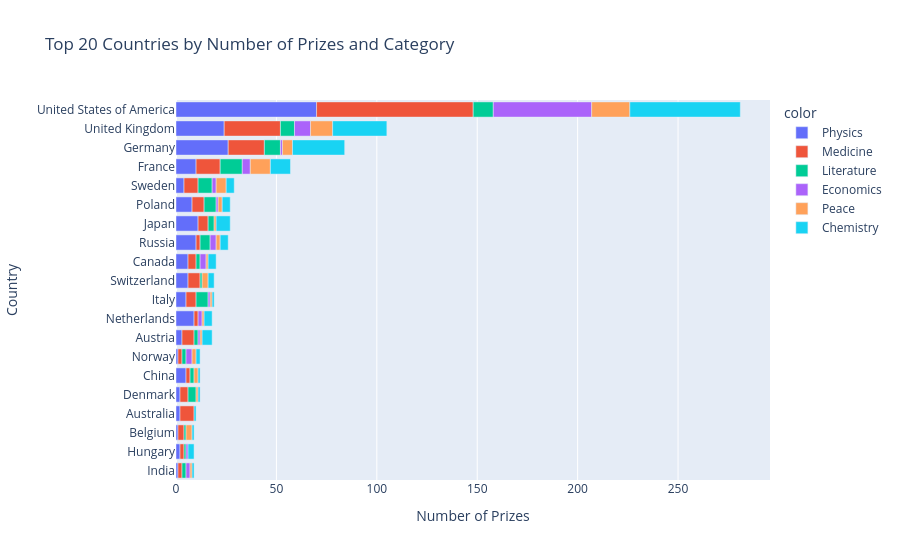

Source (notebook cell):
### Code cell
cat_country_bar = px.bar(x=merged_cat_top_countries_df["cat_prize"], y=merged_cat_top_countries_df["birth_country_current"], 
                         color=merged_cat_top_countries_df["category"], orientation="h", 
                         title="Top 20 Countries by Number of Prizes and Category")
cat_country_bar.update_layout(xaxis_title="Number of Prizes", yaxis_title="Country")
cat_country_bar.show()

### Figure 1 — Plotly figure (JSON) as saved in the notebook; plotly's stock layout.template omitted (floating-point values rounded to 4 significant figures)
{"data": [{"hovertemplate": "color=Physics<br>x=%{x}<br>y=%{y}<extra></extra>", "legendgroup": "Physics", "marker": {"color": "#636efa", "pattern": {"shape": ""}}, "name": "Physics", "orientation": "h", "showlegend": true, "textposition": "auto", "type": "bar", "x": [1, 2, 1, 2, 2, 5, 1, 3, 9, 5, 6, 6, 10, 11, 8, 4, 10, 26, 24, 70], "xaxis": "x", "y": ["India", "Hungary", "Belgium", "Australia", "Denmark", "China", "Norway", "Austria", "Netherlands", "Italy", "Switzerland", "Canada", "Russia", "Japan", "Poland", "Sweden", "France", "Germany", "United Kingdom", "United States of America"], "yaxis": "y"}, {"hovertemplate": "color=Medicine<br>x=%{x}<br>y=%{y}<extra></extra>", "legendgroup": "Medicine", "marker": {"color": "#EF553B", "pattern": {"shape": ""}}, "name": "Medicine", "orientation": "h", "showlegend": true, "textposition": "auto", "type": "bar", "x": [2, 2, 3, 7, 4, 2, 2, 2, 6, 5, 6, 4, 2, 5, 6, 7, 12, 18, 28, 78], "xaxis": "x", "y": ["Hungary", "India", "Belgium", "Australia", "Denmark", "China", "Norway", "Netherlands", "Austria", "Italy", "Switzerland", "Canada", "Russia", "Japan", "Poland", "Sweden", "France", "Germany", "United Kingdom", "United States of America"], "yaxis": "y"}, {"hovertemplate": "color=Literature<br>x=%{x}<br>y=%{y}<extra></extra>", "legendgroup": "Literature", "marker": {"color": "#00cc96", "pattern": {"shape": ""}}, "name": "Literature", "orientation": "h", "showlegend": true, "textposition": "auto", "type": "bar", "x": [2, 1, 1, 4, 2, 2, 2, 1, 6, 2, 5, 6, 3, 7, 11, 8, 7, 10], "xaxis": "x", "y": ["India", "Belgium", "Hungary", "Denmark", "Norway", "China", "Austria", "Switzerland", "Italy", "Canada", "Russia", "Poland", "Japan", "Sweden", "France", "Germany", "United Kingdom", "United States of America"], "yaxis": "y"}, {"hovertemplate": "color=Economics<br>x=%{x}<br>y=%{y}<extra></extra>", "legendgroup": "Economics", "marker": {"color": "#ab63fa", "pattern": {"shape": ""}}, "name": "Economics", "orientation": "h", "showlegend": true, "textposition": "auto", "type": "bar", "x": [2, 1, 3, 2, 1, 1, 3, 3, 1, 2, 4, 1, 8, 49], "xaxis": "x", "y": ["India", "Hungary", "Norway", "Netherlands", "Austria", "Italy", "Canada", "Russia", "Poland", "Sweden", "France", "Germany", "United Kingdom", "United States of America"], "yaxis": "y"}, {"hovertemplate": "color=Peace<br>x=%{x}<br>y=%{y}<extra></extra>", "legendgroup": "Peace", "marker": {"color": "#FFA15A", "pattern": {"shape": ""}}, "name": "Peace", "orientation": "h", "showlegend": true, "textposition": "auto", "type": "bar", "x": [3, 1, 2, 2, 1, 1, 1, 1, 3, 1, 2, 1, 2, 5, 10, 5, 11, 19], "xaxis": "x", "y": ["Belgium", "India", "Norway", "China", "Denmark", "Austria", "Netherlands", "Italy", "Switzerland", "Canada", "Russia", "Japan", "Poland", "Sweden", "France", "Germany", "United Kingdom", "United States of America"], "yaxis": "y"}, {"hovertemplate": "color=Chemistry<br>x=%{x}<br>y=%{y}<extra></extra>", "legendgroup": "Chemistry", "marker": {"color": "#19d3f3", "pattern": {"shape": ""}}, "name": "Chemistry", "orientation": "h", "showlegend": true, "textposition": "auto", "type": "bar", "x": [3, 1, 1, 1, 2, 1, 1, 4, 5, 1, 3, 4, 4, 7, 4, 4, 10, 26, 27, 55], "xaxis": "x", "y": ["Hungary", "Belgium", "India", "Australia", "Norway", "Denmark", "China", "Netherlands", "Austria", "Italy", "Switzerland", "Canada", "Russia", "Japan", "Poland", "Sweden", "France", "Germany", "United Kingdom", "United States of America"], "yaxis": "y"}], "layout": {"autosize": true, "barmode": "relative", "legend": {"title": {"text": "color"}, "tracegroupgap": 0}, "title": {"text": "Top 20 Countries by Number of Prizes and Category"}, "xaxis": {"anchor": "y", "autorange": true, "domain": [0, 1], "range": [0, 295.8], "title": {"text": "Number of Prizes"}, "type": "linear"}, "yaxis": {"anchor": "x", "autorange": true, "domain": [0, 1], "range": [-0.5, 19.5], "title": {"text": "Country"}, "type": "category"}}}
